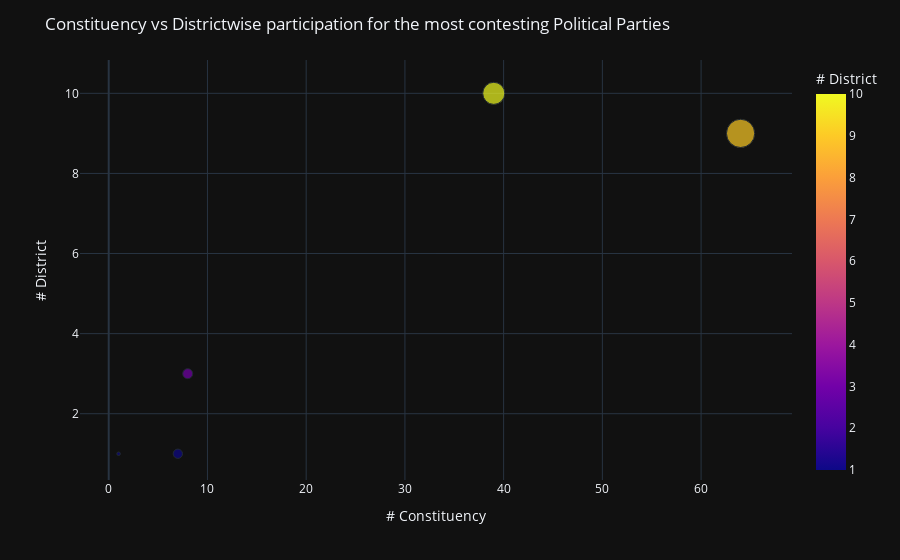

The code cell stored with this chart in its notebook:
### Markdown cell above
# Which Parties have been present in most constituencies and Districts?

### Code cell
vote_prty=election_data[election_data['Party']!='NOTA']
prty_cnt=vote_prty.groupby('Party').apply(lambda x:x['CONSTITUENCY'].count()).reset_index(name='# Constituency')
prty_st=vote_prty.groupby('Party').apply(lambda x:x['District'].nunique()).reset_index(name='# District')
prty_cnt.sort_values(by='# Constituency',ascending=False,inplace=True)
prty_top_cn=prty_cnt[:25]
prty_top_all=pd.merge(prty_top_cn,prty_st,how='inner',left_on='Party',right_on='Party')
fig = px.scatter(prty_top_all, x='# Constituency', y='# District', color='# District',
                 size='# Constituency', hover_data=['Party'])
fig.update_layout(title_text='Constituency vs Districtwise participation for the most contesting Political Parties',template='plotly_dark')
fig.show()

### Figure 1 — Plotly figure (JSON) as saved in the notebook; plotly's stock layout.template omitted (floating-point values rounded to 4 significant figures)
{"data": [{"customdata": [["Indian National Congress"], ["Bharat Rashtra Samithi"], ["Bharatiya Janta Party"], ["All India Majlis-E-Ittehadul Muslimeen"], ["Communist Party Of India"]], "hovertemplate": "# Constituency=%{marker.size}<br># District=%{marker.color}<br>Party=%{customdata[0]}<extra></extra>", "legendgroup": "", "marker": {"color": [9, 10, 3, 1, 1], "coloraxis": "coloraxis", "size": [64, 39, 8, 7, 1], "sizemode": "area", "sizeref": 0.16, "symbol": "circle"}, "mode": "markers", "name": "", "orientation": "v", "showlegend": false, "type": "scatter", "x": [64, 39, 8, 7, 1], "xaxis": "x", "y": [9, 10, 3, 1, 1], "yaxis": "y"}], "layout": {"coloraxis": {"colorbar": {"title": {"text": "# District"}}, "colorscale": [[0, "#0d0887"], [0.1111, "#46039f"], [0.2222, "#7201a8"], [0.3333, "#9c179e"], [0.4444, "#bd3786"], [0.5556, "#d8576b"], [0.6667, "#ed7953"], [0.7778, "#fb9f3a"], [0.8889, "#fdca26"], [1, "#f0f921"]]}, "legend": {"itemsizing": "constant", "tracegroupgap": 0}, "margin": {"t": 60}, "title": {"text": "Constituency vs Districtwise participation for the most contesting Political Parties"}, "xaxis": {"anchor": "y", "domain": [0, 1], "title": {"text": "# Constituency"}}, "yaxis": {"anchor": "x", "domain": [0, 1], "title": {"text": "# District"}}}}
